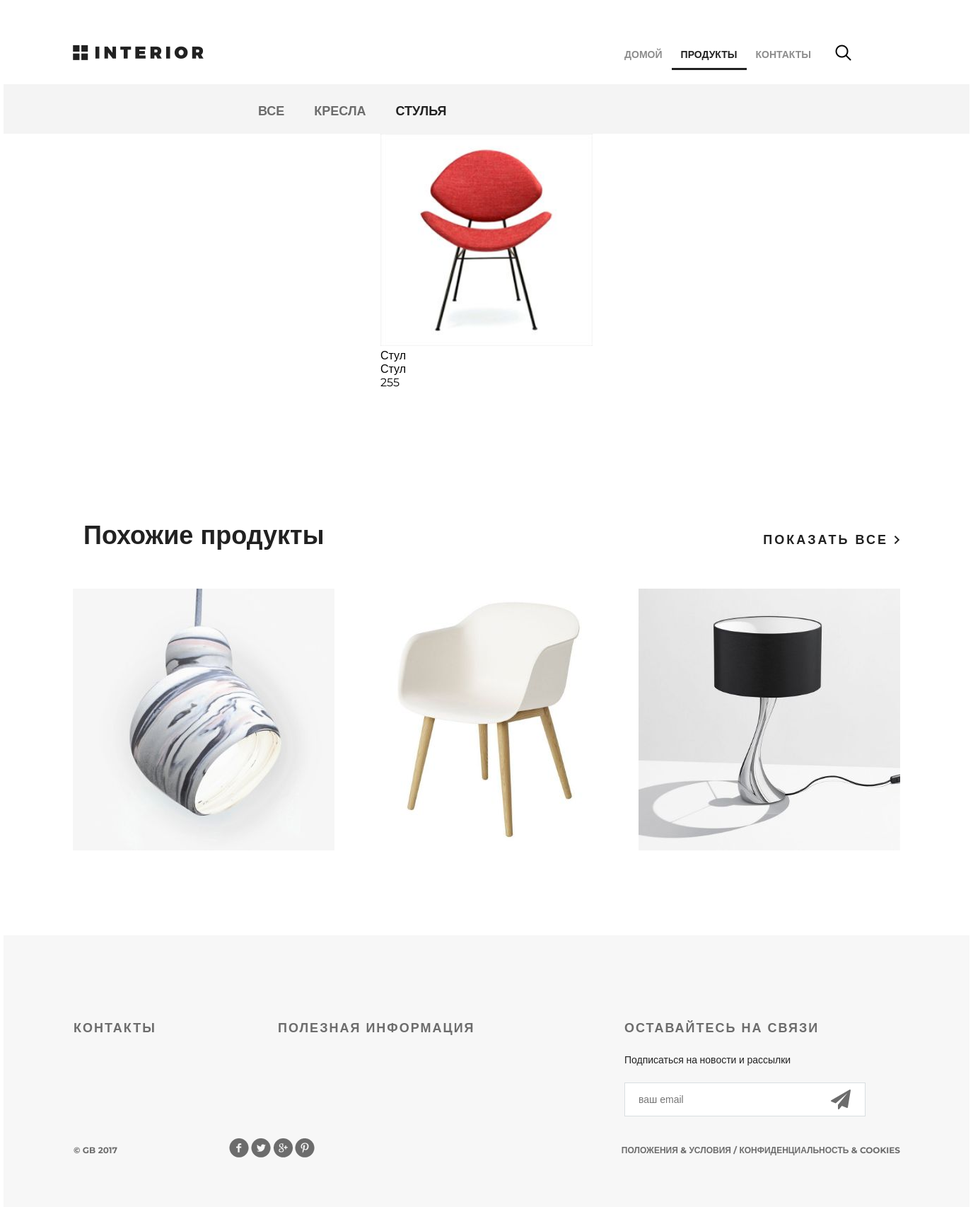
Page /products/2/ on the earlier database version.
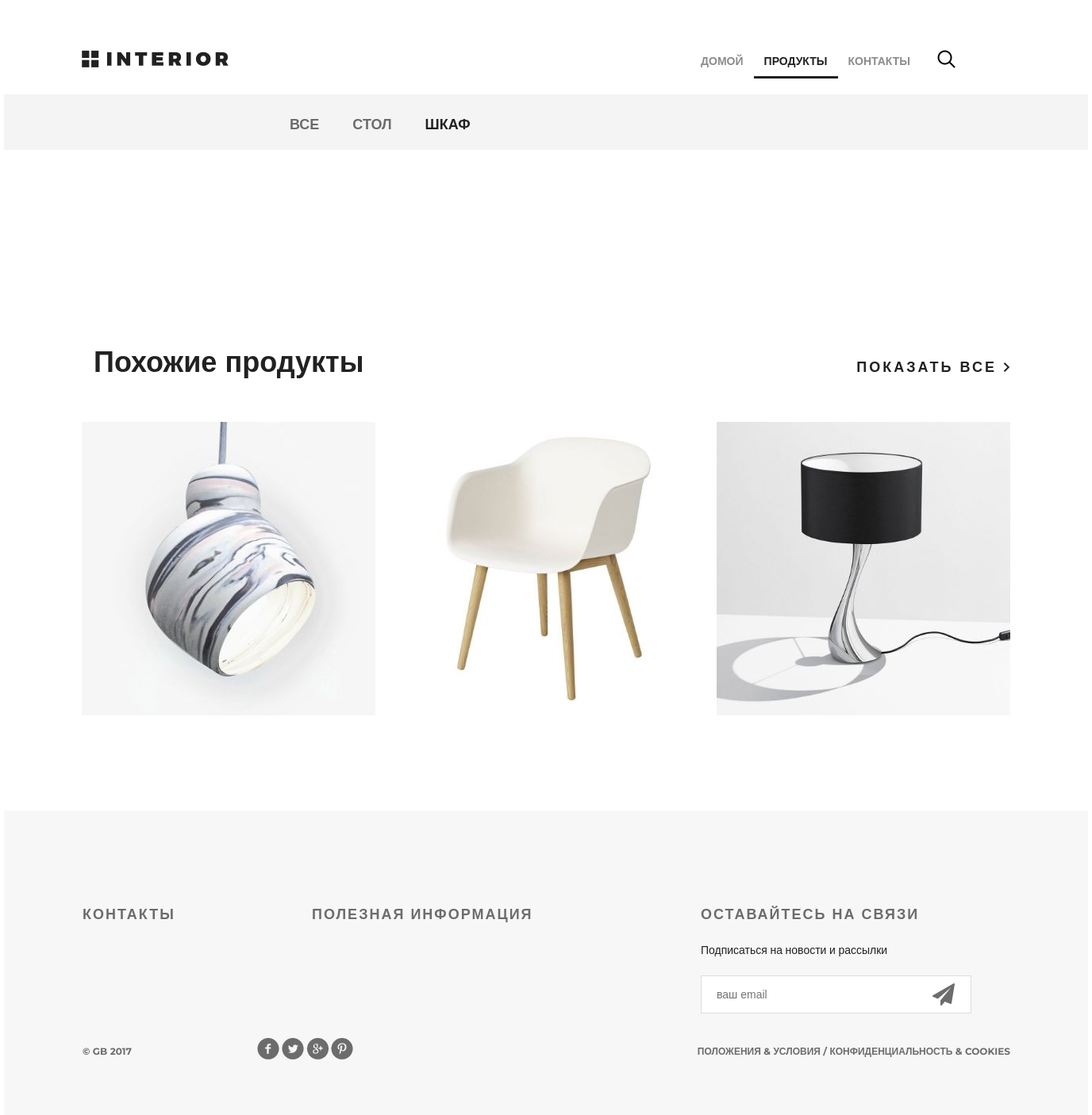
Same page on the later database version.
### mainapp/models.py (models this page shows, shortened)
class Category(models.Model):
    name = models.CharField(max_length=32, unique=True, verbose_name='Название')

class Product(models.Model):
    name = models.CharField(max_length=32, unique=True, verbose_name='Название')
    descrition = models.TextField(verbose_name='Описание товара')
    price = models.PositiveIntegerField(verbose_name='Цена')
    category = models.ForeignKey(Category, on_delete=models.CASCADE)
    image = models.ImageField(upload_to='products', verbose_name='Изображение', null=True, blank=True)

### mainapp/views.py (the view)
# urls.py: path('products/', products_view, name='products'),
def products_view(request):
    my_url = reverse('products')
    print('path_to_json: СМОТРИ СЮДА', my_url)
    products_content = {'products' : products, 'categories' : categories}
    return render(request, 'mainapp/products.html', products_content)

### mainapp/templates/mainapp/products.html (shortened to what this page needs)
{% extends "mainapp/base.html" %}
{% block menu %}
		<div class="hero-white">
			<div class="header clearfix">
					{% include "mainapp/inside_menu.html" %}
                <a href="#" class="basket"></a>
			</div>
		</div>
{% endblock %}
{% block content %}
		<div class="details">
			<div class="links clearfix">
				<ul class="links-menu">
					<li><a href="{% url 'products' %}" class="{% if request.resolver_match.url_name == 'products' %}active{% endif %}">все</a></li>
					{% for category in categories %}
						<li><a href="{% url category.name %}" class="
							{% if request.resolver_match.url_name == category.name %}
								active
							{% endif %}">
							{{category.name}}
							</a></li>
					{% endfor %}
				</ul>
			</div>
			<div class="products_block">
				{% for product in products %}
					{% if request.resolver_match.url_name == product.category.name %}
						<div class="products_box">
							<div  class="products_box_img">
								<img src="{{product.image.url}}" alt="">
							</div>
							<div  class="products_box_name">
								{{product.name}}
							</div>
							<div  class="products_box_description">
								{{product.descrition}}
							</div>
							<div class="products_box_price">
								{{product.price}}
							</div>
						</div>
					{% endif %}
				{% endfor %}
			</div>
			<div class="related">
				<div class="title clearfix">
					<h2>Похожие продукты</h2>
					<a class="explore" href="#">показать все <img src="/static/img/arrow.png" alt=""></a>
				</div>
				<div class="related-products clearfix">
					<div class="block">
						<a href="#"><img src="/static/img/product-11.jpg" alt="">
						</a>
					</div>
					<div class="block">
						<a href="#"><img src="/static/img/product-21.jpg" alt="">
						</a>
					</div>
					<div class="block">
						<a href="#"><img src="/static/img/product-31.jpg" alt="">
						</a>
					</div>
				</div>
			</div>
		</div>
{% endblock %}

Differences in the rows shown:
no longer on this page (row edited): Product: image (picture), name "Стул", descrition "Стул", price "255"
changed Category: name "КРЕСЛА" → "СТОЛ"
changed Category: name "СТУЛЬЯ" → "ШКАФ"
